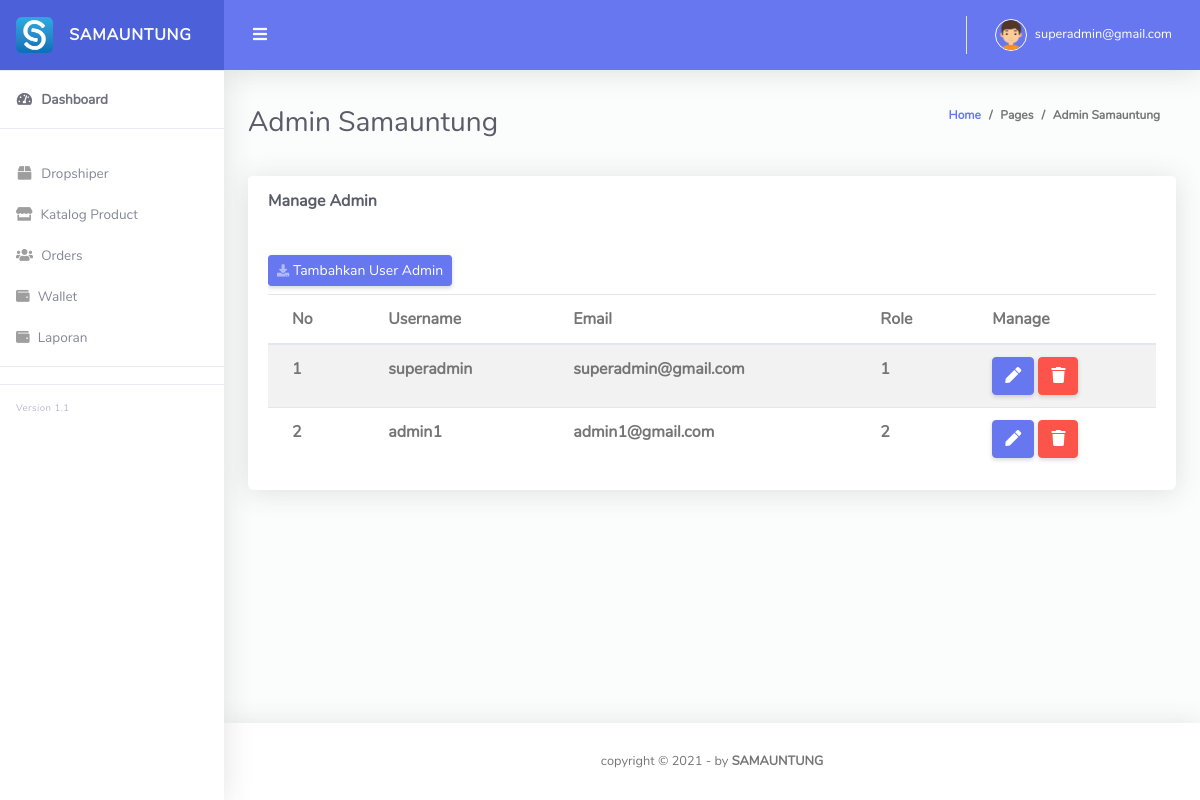
/Admin_samauntung/manageadmin.php (signed in), run on the app's committed database.
### tables this page shows
CREATE TABLE `user` (
  `id_user` int(11) NOT NULL,
  `user_name` varchar(100) NOT NULL,
  `email` varchar(255) NOT NULL,
  `password` varchar(255) NOT NULL,
  `user_level` int(11) NOT NULL
);

### Admin_samauntung/config/function.php (called while the page is built, shortened)
<?php
$servername = "localhost";
$database = "samauntung";
$username = "root";
$password =  "";
$conn = mysqli_connect($servername, $username, $password, $database);
function query($query){
    global $conn;
    $result = mysqli_query($conn, $query);
    $rows = [];
    while( $row = mysqli_fetch_assoc($result)){
        $rows[] = $row;
    }
    return $rows;
}

### Admin_samauntung/manageadmin.php (the view, shortened to what this page needs)
<?php
require "config/function.php";
$data = query(" SELECT * FROM user ");
?>
<!DOCTYPE html>
<html lang="en">
<head>
  <link href="vendor/fontawesome-free/css/all.min.css" rel="stylesheet" type="text/css">
  <link href="vendor/bootstrap/css/bootstrap.min.css" rel="stylesheet" type="text/css">
  <link href="css/ruang-admin.min.css" rel="stylesheet">
  <link href="vendor/datatables/dataTables.bootstrap4.min.css" rel="stylesheet">
</head>
<body id="page-top">
  <div id="wrapper">
    <?php require "components/sidebar.php"?>
    <div id="content-wrapper" class="d-flex flex-column">
      <div id="content">
        <?php require "components/topbar.php"?>
        <div class="container-fluid" id="container-wrapper">
          <div class="d-sm-flex align-items-center justify-content-between mb-4">
            <h1 class="h3 mb-0 text-gray-800">Admin Samauntung</h1>
            <ol class="breadcrumb">
              <li class="breadcrumb-item"><a href="./">Home</a></li>
              <li class="breadcrumb-item">Pages</li>
              <li class="breadcrumb-item active" aria-current="page">Admin Samauntung</li>
            </ol>
          </div>
        </div>
        <div class="container-fluid">
        <div class="custom-table card shadow ms-1">
          <div class="card-header py-3 d-flex flex-row align-items-center justify-content-between">
            <h6 class="m-0 font-weight-bold text-dark">
              Manage Admin
            </h6>
          </div>
          <div class="card-body">
            <div class="table-responsive">
              <table class="table table-striped" id="dataTable" >
                <div class="py-2">
                  <a href="addadmin.php" class="d-none d-sm-inline-block btn btn-sm btn-primary shadow-sm">
                  <i class="fas fa-download fa-sm text-white-50"></i> Tambahkan User Admin </a>
                </div>
                <thead>
                  <tr>
                    <th scope="col">No</th>
                    <th scope="col">Username</th>
                    <th scope="col">Email</th>
                    <th>Role</th>
                    <th scope="col">Manage</th>
                  </tr>
                </thead>
                <tbody>
                  <?php $i=1 ?>
                  <?php foreach($data as $p) : ?>
                  <tr>
                    <th scope="row"><?= $i++ ?></th>
                    <th><?= $p['user_name']; ?></th>
                    <th><?= $p['email']; ?></th>
                    <th><?= $p['user_level']; ?></th>
                    <th>
                      <a href="editadmin.php?id=<?= $p['id_user']; ?>" type="button" class="btn btn-primary text-white" data-tooltip="tooltip" data-placement="buttom" >
                        <i class="fas fa-solid fa-pen"></i>
                      </a>
                      <a href="hapusadmin.php?id=<?= $p['id_user']; ?>" type="button" class="btn btn-danger text-white" data-tooltip="tooltip" data-placement="buttom" >
                        <i class="fas fa-solid fa-trash"></i>
                      </a>
                    </th>
                  </tr>
                  <?php endforeach; ?>
                </tbody>
              </table>
            </div>
          </div>
        </div>
        </div>
        </div>
      <?php require "components/footer.php"?>
    </div>
  </div>
</body>
</html>

### data on the page
user: user_name "superadmin", email "superadmin@gmail.com", user_level "1"
user: user_name "admin1", email "admin1@gmail.com", user_level "2"

### other printed values
$_SESSION['email-admin'] "superadmin@gmail.com"
